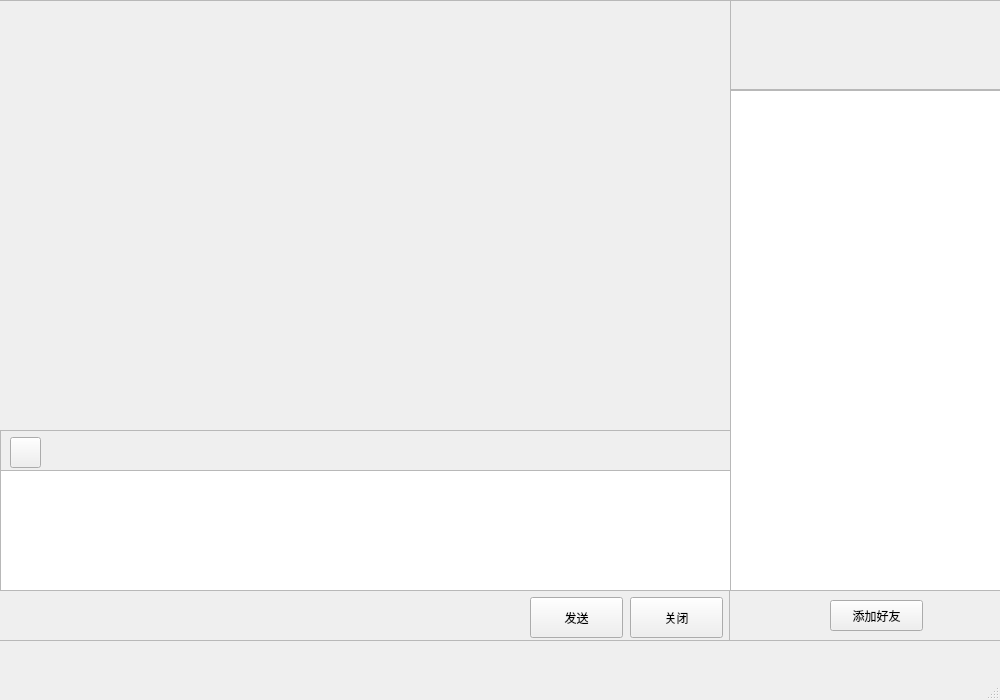
<?xml version="1.0" encoding="UTF-8"?>
<ui version="4.0">
 <class>MainWindow</class>
 <widget class="QMainWindow" name="MainWindow">
  <property name="geometry">
   <rect>
    <x>0</x>
    <y>0</y>
    <width>1000</width>
    <height>700</height>
   </rect>
  </property>
  <property name="sizePolicy">
   <sizepolicy hsizetype="Maximum" vsizetype="Maximum">
    <horstretch>0</horstretch>
    <verstretch>0</verstretch>
   </sizepolicy>
  </property>
  <property name="minimumSize">
   <size>
    <width>1000</width>
    <height>700</height>
   </size>
  </property>
  <property name="maximumSize">
   <size>
    <width>16777215</width>
    <height>16777215</height>
   </size>
  </property>
  <property name="windowTitle">
   <string>MainWindow</string>
  </property>
  <property name="autoFillBackground">
   <bool>false</bool>
  </property>
  <property name="styleSheet">
   <string notr="true"/>
  </property>
  <widget class="QWidget" name="centralwidget">
   <property name="enabled">
    <bool>true</bool>
   </property>
   <property name="sizePolicy">
    <sizepolicy hsizetype="Expanding" vsizetype="Expanding">
     <horstretch>0</horstretch>
     <verstretch>0</verstretch>
    </sizepolicy>
   </property>
   <property name="minimumSize">
    <size>
     <width>469</width>
     <height>329</height>
    </size>
   </property>
   <property name="maximumSize">
    <size>
     <width>1000</width>
     <height>3000</height>
    </size>
   </property>
   <property name="sizeIncrement">
    <size>
     <width>469</width>
     <height>329</height>
    </size>
   </property>
   <property name="baseSize">
    <size>
     <width>469</width>
     <height>329</height>
    </size>
   </property>
   <property name="mouseTracking">
    <bool>true</bool>
   </property>
   <property name="tabletTracking">
    <bool>true</bool>
   </property>
   <property name="acceptDrops">
    <bool>false</bool>
   </property>
   <property name="autoFillBackground">
    <bool>false</bool>
   </property>
   <property name="styleSheet">
    <string notr="true"/>
   </property>
   <widget class="QLabel" name="label_Icon">
    <property name="geometry">
     <rect>
      <x>-60</x>
      <y>-60</y>
      <width>191</width>
      <height>201</height>
     </rect>
    </property>
    <property name="styleSheet">
     <string notr="true">border-image: url(:/image/KSSA_Login_Title.png);</string>
    </property>
    <property name="text">
     <string/>
    </property>
   </widget>
   <widget class="QListWidget" name="listWidget_friends">
    <property name="enabled">
     <bool>true</bool>
    </property>
    <property name="geometry">
     <rect>
      <x>730</x>
      <y>90</y>
      <width>271</width>
      <height>501</height>
     </rect>
    </property>
    <property name="styleSheet">
     <string notr="true"/>
    </property>
    <property name="autoScroll">
     <bool>true</bool>
    </property>
    <property name="showDropIndicator" stdset="0">
     <bool>true</bool>
    </property>
   </widget>
   <widget class="QFrame" name="frame">
    <property name="geometry">
     <rect>
      <x>-10</x>
      <y>0</y>
      <width>1011</width>
      <height>641</height>
     </rect>
    </property>
    <property name="styleSheet">
     <string notr="true">border-image: url(:/image/pic/32764888973_8c8a7ac1b7_o.jpg);</string>
    </property>
    <property name="frameShape">
     <enum>QFrame::StyledPanel</enum>
    </property>
    <property name="frameShadow">
     <enum>QFrame::Raised</enum>
    </property>
    <widget class="QFrame" name="frame_2">
     <property name="geometry">
      <rect>
       <x>740</x>
       <y>-1</y>
       <width>271</width>
       <height>91</height>
      </rect>
     </property>
     <property name="styleSheet">
      <string notr="true">border-image: \*url();
border：1px solid black;</string>
     </property>
     <property name="frameShape">
      <enum>QFrame::StyledPanel</enum>
     </property>
     <property name="frameShadow">
      <enum>QFrame::Raised</enum>
     </property>
     <widget class="QLabel" name="label_headimg">
      <property name="geometry">
       <rect>
        <x>20</x>
        <y>20</y>
        <width>61</width>
        <height>61</height>
       </rect>
      </property>
      <property name="styleSheet">
       <string notr="true">border-image: \*url();
</string>
      </property>
      <property name="text">
       <string/>
      </property>
     </widget>
    </widget>
    <widget class="QTextEdit" name="TextMessage">
     <property name="geometry">
      <rect>
       <x>10</x>
       <y>470</y>
       <width>731</width>
       <height>121</height>
      </rect>
     </property>
     <property name="styleSheet">
      <string notr="true">border-image: \*url();
border-top:1px solid grey;</string>
     </property>
     <property name="tabChangesFocus">
      <bool>false</bool>
     </property>
    </widget>
    <widget class="QPushButton" name="Button_Send">
     <property name="geometry">
      <rect>
       <x>540</x>
       <y>597</y>
       <width>93</width>
       <height>41</height>
      </rect>
     </property>
     <property name="styleSheet">
      <string notr="true">color:white;
border-radius:5px;
background-color:rgb(0, 170, 255);
border:none;
border-image: \*url();</string>
     </property>
     <property name="text">
      <string>发送</string>
     </property>
    </widget>
    <widget class="QPushButton" name="Button_Close">
     <property name="geometry">
      <rect>
       <x>640</x>
       <y>597</y>
       <width>93</width>
       <height>41</height>
      </rect>
     </property>
     <property name="styleSheet">
      <string notr="true">border-image: \*url();
background-color: rgb(162, 158, 166);
border-radius:5px;

</string>
     </property>
     <property name="text">
      <string>关闭</string>
     </property>
    </widget>
    <widget class="QPushButton" name="Button_AddFriend">
     <property name="geometry">
      <rect>
       <x>840</x>
       <y>600</y>
       <width>93</width>
       <height>31</height>
      </rect>
     </property>
     <property name="styleSheet">
      <string notr="true">color:white;
border-radius:5px;
background-color: rgb(255, 85, 0);
border:none;
border-image: \*url();</string>
     </property>
     <property name="text">
      <string>添加好友</string>
     </property>
    </widget>
    <widget class="QFrame" name="frame_chatbar">
     <property name="geometry">
      <rect>
       <x>9</x>
       <y>590</y>
       <width>731</width>
       <height>51</height>
      </rect>
     </property>
     <property name="styleSheet">
      <string notr="true">border-image: \*url();
background-color: rgb(255, 255, 255);
border:none;</string>
     </property>
     <property name="frameShape">
      <enum>QFrame::StyledPanel</enum>
     </property>
     <property name="frameShadow">
      <enum>QFrame::Raised</enum>
     </property>
    </widget>
    <widget class="QWidget" name="chat_widget" native="true">
     <property name="geometry">
      <rect>
       <x>10</x>
       <y>90</y>
       <width>731</width>
       <height>341</height>
      </rect>
     </property>
     <property name="styleSheet">
      <string notr="true">border-image: \*url();
border:none;</string>
     </property>
    </widget>
    <widget class="QFrame" name="frame_tools">
     <property name="geometry">
      <rect>
       <x>10</x>
       <y>430</y>
       <width>731</width>
       <height>41</height>
      </rect>
     </property>
     <property name="styleSheet">
      <string notr="true">border-image: \*url();
background-color: rgb(255, 255, 255);
border-top:1px solid grey;</string>
     </property>
     <property name="frameShape">
      <enum>QFrame::StyledPanel</enum>
     </property>
     <property name="frameShadow">
      <enum>QFrame::Raised</enum>
     </property>
     <widget class="QPushButton" name="pushButton_sendfile">
      <property name="geometry">
       <rect>
        <x>10</x>
        <y>7</y>
        <width>31</width>
        <height>31</height>
       </rect>
      </property>
      <property name="autoFillBackground">
       <bool>false</bool>
      </property>
      <property name="styleSheet">
       <string notr="true">border-image: url(:/image/icon_file.png);
background-image: url(:/image/icon_file.png);</string>
      </property>
      <property name="text">
       <string/>
      </property>
     </widget>
    </widget>
    <zorder>frame_chatbar</zorder>
    <zorder>frame_2</zorder>
    <zorder>Button_Send</zorder>
    <zorder>Button_Close</zorder>
    <zorder>Button_AddFriend</zorder>
    <zorder>chat_widget</zorder>
    <zorder>frame_tools</zorder>
    <zorder>TextMessage</zorder>
   </widget>
   <zorder>frame</zorder>
   <zorder>label_Icon</zorder>
   <zorder>listWidget_friends</zorder>
  </widget>
  <widget class="QMenuBar" name="menubar">
   <property name="geometry">
    <rect>
     <x>0</x>
     <y>0</y>
     <width>1000</width>
     <height>26</height>
    </rect>
   </property>
  </widget>
  <widget class="QStatusBar" name="statusbar"/>
 </widget>
 <resources/>
 <connections/>
 <slots>
  <slot>mainwindow_get_userid()</slot>
  <slot>connect_mysql_getrela(QString)</slot>
 </slots>
</ui>
